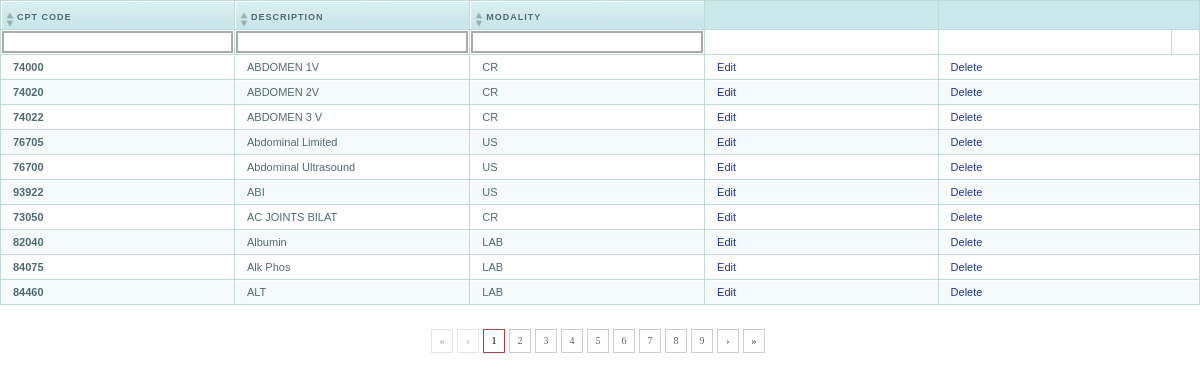
/listprocedure.php (signed in), run on the app's committed database.
### tables this page shows
CREATE TABLE `tblproceduremanagment` (
  `fldID` int(25) NOT NULL AUTO_INCREMENT,
  `fldCBTCode` varchar(20) NOT NULL,
  `fldDescription` varchar(100) NOT NULL,
  `fldModality` varchar(100) NOT NULL,
  `fldCategory` varchar(100) DEFAULT NULL,
  PRIMARY KEY (`fldID`)
);

### listprocedure.php (the view, shortened to what this page needs)
<?php session_start();
$sql = "select * from tblproceduremanagment order by fldID";
?>
<link href="tablesort.css"       rel="stylesheet" type="text/css" />
<link href="paginate.css"   rel="stylesheet" type="text/css" />
<link href="filter.css"   rel="stylesheet" type="text/css" />
<form action="" method="post">
<table id="procedure" width="100%" cellpadding="0" cellspacing="0" border="0" class="sortable-onload-3r no-arrow colstyle-alt rowstyle-alt paginate-10 max-pages-10 paginationcallback-callbackTest-calculateTotalRating sortcompletecallback-callbackTest-calculateTotalRating">
<thead>
  <tr>
    <th width="20%" class="sortable-text datatype-text">CPT Code</a></th>
    <th width="20%" class="sortable-text datatype-text">Description</a></th>
    <th width="20%" class="sortable-text datatype-text">Modality</a></th>
    <th width="20%">&nbsp;</th>
    <th colspan="2" width="40%">&nbsp;</th>
  </tr>
 </thead>
 <tbody>
  <?
  $result = mysql_query($sql);
  while($row = mysql_fetch_array($result)) { ?>
  <tr class="alt">
    <td><?=$row['fldCBTCode']?></td>
    <td><?=$row['fldDescription']?></td>
    <td class="lft"><?=$row['fldModality']?></td>
    <td><a href="index.php?pg=10&id=<?=$row['fldID']?>">Edit</a></td>
    <td colspan="2"><a href="index.php?pg=11&id=<?=$row['fldID']?>" onclick="return show_confirm()" value="Delete Confirmation">Delete</a></td>
  </tr>
  <? } ?>
  </tbody>
</table>
</form>

### tablesort.css (style rules this page uses)
table { padding: 0; margin: 0 auto 1.5em auto; border-left: 1px solid #C1DAD7; border-collapse:collapse; }
th { font: bold 9px "Trebuchet MS", Verdana, Arial, Helvetica, sans-serif; color: #4f6b72; border-right: 1px solid #C1DAD7; border-bottom: 1px solid #C1DAD7; border-top: 1px solid #C1DAD7; letter-spacing: 1px; text-transform: uppercase; text-align: left; padding: 8px 12px 4px 12px; background: #CAE8EA url(bg_header.jpg) no-repeat; vertical-align:middle; }
th.sortable, th.sortable-text, th.sortable-date, th.sortable-keep, th.sortable-date-dmy, th.sortable-numeric, th.sortable-currency, th.sortable-sortByTwelveHourTimestamp, th.sortable-sortIPAddress, th.sortable-sortEnglishLonghandDateFormat, th.sortable-sortScientificNotation, th.sortable-sortImage, th.sortable-sortFileSize, th.sortable-sortAlphaNumeric, th.sortable-sortEnglishDateTime { cursor:pointer; background: #CAE8EA url(bg_header_sortable.jpg) no-repeat; padding: 8px 12px 4px 16px; }
td a { text-decoration:none; color:#239; background:transparent; }
td { font: normal 11px "Trebuchet MS", Verdana, Arial, Helvetica, sans-serif; border-right: 1px solid #C1DAD7; border-bottom: 1px solid #C1DAD7; padding: 6px 12px 6px 12px; color: #4f6b72; }
td.lft { text-align:left; }
tr.alt { background: #F5FAFA; color: #797268; }
tr[class="alt"] td { background: #F5FAFA url(td_alt.jpg) no-repeat; }
tbody tr.alt td:first-child { background: #F5FAFA url(bullet2.gif) no-repeat; font-weight:bold; }
tbody tr td:first-child { background: #fff url(bullet1.gif) no-repeat; font-weight:bold; }

### filter.css (style rules this page uses)
th, th.sortable, th.sortable-text, th.sortable-date, th.sortable-keep, th.sortable-date-dmy, th.sortable-numeric, th.sortable-currency, th.sortable-sortByTwelveHourTimestamp, th.sortable-sortIPAddress, th.sortable-sortEnglishLonghandDateFormat, th.sortable-sortScientificNotation, th.sortable-sortImage, th.sortable-sortFileSize, th.sortable-sortAlphaNumeric { line-height:16px; }

### data on the page
tblproceduremanagment: fldCBTCode "74000", fldDescription "ABDOMEN 1V", fldModality "CR"
tblproceduremanagment: fldCBTCode "74020", fldDescription "ABDOMEN 2V", fldModality "CR"
tblproceduremanagment: fldCBTCode "74022", fldDescription "ABDOMEN 3 V", fldModality "CR"
tblproceduremanagment: fldCBTCode "76705", fldDescription "Abdominal Limited", fldModality "US"
tblproceduremanagment: fldCBTCode "76700", fldDescription "Abdominal Ultrasound", fldModality "US"
tblproceduremanagment: fldCBTCode "93922", fldDescription "ABI", fldModality "US"
tblproceduremanagment: fldCBTCode "73050", fldDescription "AC JOINTS BILAT", fldModality "CR"
tblproceduremanagment: fldCBTCode "82040", fldDescription "Albumin", fldModality "LAB"
tblproceduremanagment: fldCBTCode "84075", fldDescription "Alk Phos", fldModality "LAB"
tblproceduremanagment: fldCBTCode "84460", fldDescription "ALT", fldModality "LAB"
